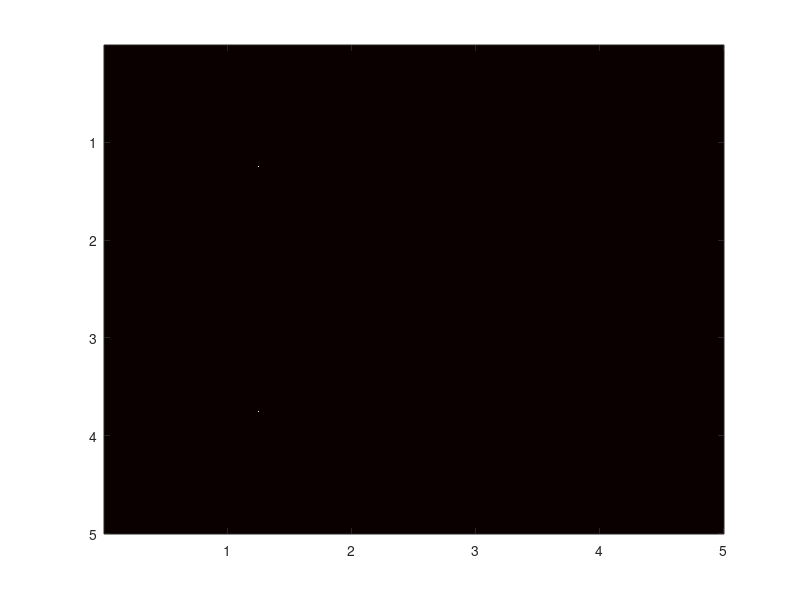

The MATLAB script that drew this image: (Note: this script raises an error after producing the figure.)
%% Define Grid
Nx = 500; Ny = 500;
dx = 0.01;
dy = 0.01;
Sx = Nx*dx;
Sy = Ny*dy;

xa = (1:Nx)*dx;
ya = (1:Ny)*dy;
[Y,X] = meshgrid(ya,xa);

%% Constants
c0 = 2.99792458e8;
dt = dx/2/c0;
u0 = 4.0 * pi * 1.0e-7;
e0 = 1.0 / (c0 * c0 * u0);

%% Initialization
% Fields
Hx = zeros(Nx, Ny);
Hy = zeros(Nx, Ny);
Ez = zeros(Nx, Ny);
Dz = zeros(Nx, Ny);
Ga = ones(Nx, Ny);

% Source
t0 = 20;
spread = 6.0;

% Simulation
steps = 1000;

%% Main Loop
for T = 1 : steps
    % Calculate Dz Field
    for i = 2 : Nx
        for j = 2 : Ny
            Dz(i, j) = Dz(i, j) + 0.5 * (Hy(i, j) - Hy(i-1, j) - Hx(i, j) + Hx(i, j-1));
        end
    end

    % Put a Gaussian pulse in the middle
    % pulse = 10 * exp(-0.5*(((t0 - T) / spread)^2));
    % Dz(Nx/2, Ny/2) = Dz(Nx/2, Ny/2) + pulse;

    % Put a first sinusoidal source
    freq = 1e9;
    pulse = 10 * sin(2 * pi * freq * T * dt);
    Dz(Nx/4, Ny/4) = Dz(Nx/4, Ny/4) + pulse;

    % Put a second sinusoidal source
    freq = 1e9;
    pulse = 10 * sin(2 * pi * freq * T * dt);
    Dz(Nx/4, 3*Ny/4) = Dz(Nx/4, 3*Ny/4) + pulse;

    % PECs at the boundaries
    Dz(1, :) = 0;
    Dz(Nx, :) = 0;
    Dz(:, 1) = 0;
    Dz(:, Ny) = 0;

    % Calculate Ez Field
    for i = 1 : Nx
        for j = 1 : Ny
            Ez(i, j) = Ga(i, j) * Dz(i, j);
        end
    end

    % Calculate Hx Field
    for i = 1 : Nx - 1
        for j = 1 : Ny - 1
            Hx(i, j) = Hx(i, j) + 0.5 * (Ez(i, j) - Ez(i, j+1));
        end
    end
    

    % Calculate Hy Field
    for i = 1 : Nx - 1
        for j = 1 : Ny - 1
            Hy(i, j) = Hy(i, j) + 0.5 * (Ez(i+1, j) - Ez(i, j));
        end
    end

    imagesc(xa, ya, Dz');
    colormap('hot');
    clim([-1 1]);
    colorbar;
    title(['FDTD Simulation (Time step: ', num2str(T), '/', num2str(steps), ')']);
    xlabel('X');
    ylabel('Y');
    drawnow;
end
